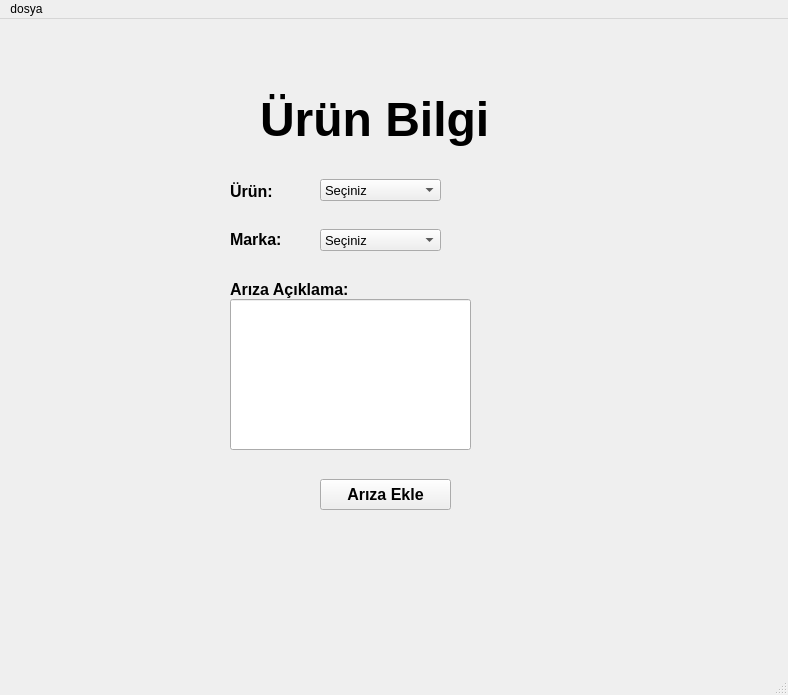
<?xml version="1.0" encoding="UTF-8"?>
<ui version="4.0">
 <class>MainWindow</class>
 <widget class="QMainWindow" name="MainWindow">
  <property name="geometry">
   <rect>
    <x>0</x>
    <y>0</y>
    <width>788</width>
    <height>695</height>
   </rect>
  </property>
  <property name="windowTitle">
   <string>MainWindow</string>
  </property>
  <widget class="QWidget" name="centralwidget">
   <widget class="QLabel" name="labelUrun">
    <property name="geometry">
     <rect>
      <x>230</x>
      <y>162</y>
      <width>61</width>
      <height>21</height>
     </rect>
    </property>
    <property name="font">
     <font>
      <pointsize>12</pointsize>
      <weight>75</weight>
      <bold>true</bold>
     </font>
    </property>
    <property name="text">
     <string>Ürün:</string>
    </property>
   </widget>
   <widget class="QLabel" name="labelMarka">
    <property name="geometry">
     <rect>
      <x>230</x>
      <y>210</y>
      <width>61</width>
      <height>21</height>
     </rect>
    </property>
    <property name="font">
     <font>
      <pointsize>12</pointsize>
      <weight>75</weight>
      <bold>true</bold>
     </font>
    </property>
    <property name="text">
     <string>Marka:</string>
    </property>
   </widget>
   <widget class="QComboBox" name="cmbUrun">
    <property name="geometry">
     <rect>
      <x>320</x>
      <y>160</y>
      <width>121</width>
      <height>22</height>
     </rect>
    </property>
    <property name="font">
     <font>
      <pointsize>10</pointsize>
     </font>
    </property>
    <item>
     <property name="text">
      <string>Seçiniz</string>
     </property>
    </item>
    <item>
     <property name="text">
      <string>Buzdolabı</string>
     </property>
    </item>
    <item>
     <property name="text">
      <string>Bulaşık Makinesi</string>
     </property>
    </item>
    <item>
     <property name="text">
      <string>Çamaşır Makinesi</string>
     </property>
    </item>
    <item>
     <property name="text">
      <string>Televizyon</string>
     </property>
    </item>
   </widget>
   <widget class="QLabel" name="labelurunBilgi">
    <property name="geometry">
     <rect>
      <x>260</x>
      <y>70</y>
      <width>291</width>
      <height>61</height>
     </rect>
    </property>
    <property name="font">
     <font>
      <pointsize>36</pointsize>
      <weight>75</weight>
      <bold>true</bold>
     </font>
    </property>
    <property name="text">
     <string>Ürün Bilgi</string>
    </property>
   </widget>
   <widget class="QPushButton" name="btnekle">
    <property name="geometry">
     <rect>
      <x>320</x>
      <y>460</y>
      <width>131</width>
      <height>31</height>
     </rect>
    </property>
    <property name="font">
     <font>
      <pointsize>12</pointsize>
      <weight>75</weight>
      <bold>true</bold>
     </font>
    </property>
    <property name="text">
     <string>Arıza Ekle</string>
    </property>
   </widget>
   <widget class="QComboBox" name="cmbMarka">
    <property name="geometry">
     <rect>
      <x>320</x>
      <y>210</y>
      <width>121</width>
      <height>22</height>
     </rect>
    </property>
    <property name="font">
     <font>
      <pointsize>10</pointsize>
     </font>
    </property>
    <item>
     <property name="text">
      <string>Seçiniz</string>
     </property>
    </item>
    <item>
     <property name="text">
      <string>Arçelik</string>
     </property>
    </item>
    <item>
     <property name="text">
      <string>Bosch</string>
     </property>
    </item>
    <item>
     <property name="text">
      <string>Samsung</string>
     </property>
    </item>
    <item>
     <property name="text">
      <string>Vestel</string>
     </property>
    </item>
   </widget>
   <widget class="QLabel" name="labelArizaAciklama">
    <property name="geometry">
     <rect>
      <x>230</x>
      <y>260</y>
      <width>191</width>
      <height>21</height>
     </rect>
    </property>
    <property name="font">
     <font>
      <pointsize>12</pointsize>
      <weight>75</weight>
      <bold>true</bold>
     </font>
    </property>
    <property name="text">
     <string>Arıza Açıklama:</string>
    </property>
   </widget>
   <widget class="QLineEdit" name="lineEditArizaAciklama">
    <property name="geometry">
     <rect>
      <x>230</x>
      <y>280</y>
      <width>241</width>
      <height>151</height>
     </rect>
    </property>
    <property name="font">
     <font>
      <pointsize>12</pointsize>
     </font>
    </property>
    <property name="text">
     <string/>
    </property>
   </widget>
  </widget>
  <widget class="QMenuBar" name="menubar">
   <property name="geometry">
    <rect>
     <x>0</x>
     <y>0</y>
     <width>788</width>
     <height>21</height>
    </rect>
   </property>
   <widget class="QMenu" name="menudosya">
    <property name="title">
     <string>dosya</string>
    </property>
    <addaction name="actionlistele"/>
   </widget>
   <addaction name="menudosya"/>
  </widget>
  <widget class="QStatusBar" name="statusbar"/>
  <action name="actionlistele">
   <property name="text">
    <string>listele</string>
   </property>
  </action>
 </widget>
 <resources/>
 <connections/>
</ui>
